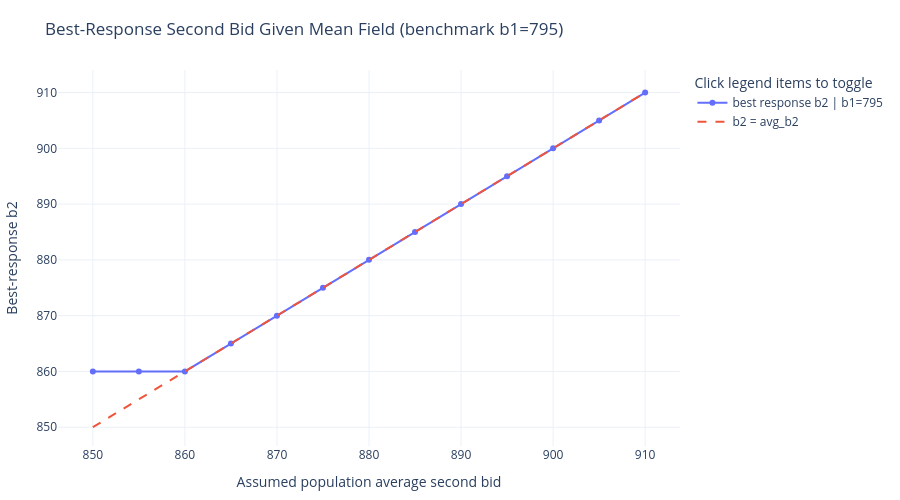

Here is the notebook cell this chart was saved with:
### Markdown cell above
## 3. Second bid as a best response to the mean field

Now treat the average second bid, $\overline{b_2}$, as fixed.

This is the core mean-field step:

$$
\text{Given population mean } \mu, \text{ what is my best response } b_2^*(\mu)?
$$

With 4,100 teams, your own bid has tiny impact on the average, so treating $\mu$ as exogenous is a good approximation.

### Code cell
def best_response_b2_given_mean(b1, avg_b2, b2_grid=None):
    if b2_grid is None:
        b2_grid = np.arange(b1 + STEP, FAIR_VALUE + STEP, STEP)
    rows = []
    for b2 in b2_grid:
        first, second, total = expected_pnl_components(b1, b2, avg_b2)
        rows.append({
            "b1": b1,
            "b2": b2,
            "avg_b2": avg_b2,
            "first_pnl": first,
            "second_pnl": second,
            "total_pnl": total,
            "penalty_factor": penalty_factor(b2, avg_b2),
            "beats_mean": b2 > avg_b2,
        })
    df = pd.DataFrame(rows)
    return df.sort_values("total_pnl", ascending=False), df


# Benchmark only: section 7 replaces this with a joint (b1,b2) mean-field model.
b1_base = int(best_first["b1"])
means_to_test = np.arange(850, 911, 5)
br_rows = []
for mu in means_to_test:
    ranked, _ = best_response_b2_given_mean(b1_base, mu)
    br_rows.append(ranked.iloc[0])

br_summary = pd.DataFrame(br_rows)[["avg_b2", "b2", "total_pnl", "second_pnl", "penalty_factor", "beats_mean"]]
br_final = br_summary.apply(
    lambda row: pd.Series(summarize_final_pnl(b1_base, row["b2"], row["avg_b2"], seed=1000 + int(row["avg_b2"]))),
    axis=1,
)
br_summary = pd.concat([br_summary, br_final], axis=1)
display(br_summary)

fig = go.Figure()
fig.add_trace(go.Scatter(
    x=br_summary["avg_b2"],
    y=br_summary["b2"],
    mode="lines+markers",
    name=f"best response b2 | b1={b1_base}",
    customdata=br_summary[["total_pnl", "final_pnl_mean", "final_pnl_5pct", "final_pnl_95pct", "second_pnl", "penalty_factor", "beats_mean"]],
    hovertemplate=(
        "avg_b2=%{x:.0f}<br>best b2=%{y:.0f}<br>"
        "total_pnl_per_counterparty=%{customdata[0]:.4f}<br>"
        "final_pnl_mean=%{customdata[1]:.2f}<br>"
        "final_pnl_5pct=%{customdata[2]:.2f}<br>final_pnl_95pct=%{customdata[3]:.2f}<br>"
        "second_pnl=%{customdata[4]:.4f}<br>"
        "penalty=%{customdata[5]:.4f}<br>beats_mean=%{customdata[6]}<extra></extra>"
    ),
))
fig.add_trace(go.Scatter(
    x=br_summary["avg_b2"],
    y=br_summary["avg_b2"],
    mode="lines",
    line=dict(dash="dash"),
    name="b2 = avg_b2",
    hovertemplate="avg_b2=%{x:.0f}<br>b2=%{y:.0f}<extra></extra>",
))
clean_fig(fig, f"Best-Response Second Bid Given Mean Field (benchmark b1={b1_base})", "Assumed population average second bid", "Best-response b2")
fig.show()

show_takeaway(
    "This graph still holds b1 fixed at the first-only optimum. If the best-response line sits above the diagonal, "
    "players are incentivized to outbid the mean; if it sits on/below the diagonal, penalty and margin trade off sharply."
)

### Figure 1 — Plotly figure (JSON) as saved in the notebook; plotly's stock layout.template omitted (floating-point values rounded to 4 significant figures)
{"data": [{"customdata": [[76.57, 38270.0, 36325, 40200.0, 15.29, 1, true], [76.57, 38270.0, 36419, 40195, 15.29, 1, true], [76.57, 38260.0, 36390.0, 40160.0, 15.29, 1, false], [76.37, 38150.0, 36260.0, 40055, 15.1, 1, false], [75.98, 38040.0, 36175, 39975, 14.71, 1, false], [75.39, 37700.0, 35735, 39610, 14.12, 1, false], [74.61, 37370.0, 35500.0, 39205, 13.33, 1, false], [73.63, 36830.0, 35000.0, 38770.0, 12.35, 1, false], [72.45, 36250.0, 34360.0, 38190.0, 11.18, 1, false], [71.08, 35580.0, 33650.0, 37550.0, 9.804, 1, false], [69.51, 34760.0, 32760.0, 36720.0, 8.235, 1, false], [67.75, 33860.0, 31830, 36020.0, 6.471, 1, false], [65.78, 32870.0, 30690, 34970.0, 4.51, 1, false]], "hovertemplate": "avg_b2=%{x:.0f}<br>best b2=%{y:.0f}<br>total_pnl_per_counterparty=%{customdata[0]:.4f}<br>final_pnl_mean=%{customdata[1]:.2f}<br>final_pnl_5pct=%{customdata[2]:.2f}<br>final_pnl_95pct=%{customdata[3]:.2f}<br>second_pnl=%{customdata[4]:.4f}<br>penalty=%{customdata[5]:.4f}<br>beats_mean=%{customdata[6]}<extra></extra>", "mode": "lines+markers", "name": "best response b2 | b1=795", "type": "scatter", "x": [850, 855, 860, 865, 870, 875, 880, 885, 890, 895, 900, 905, 910], "y": [860, 860, 860, 865, 870, 875, 880, 885, 890, 895, 900, 905, 910]}, {"hovertemplate": "avg_b2=%{x:.0f}<br>b2=%{y:.0f}<extra></extra>", "line": {"dash": "dash"}, "mode": "lines", "name": "b2 = avg_b2", "type": "scatter", "x": [850, 855, 860, 865, 870, 875, 880, 885, 890, 895, 900, 905, 910], "y": [850, 855, 860, 865, 870, 875, 880, 885, 890, 895, 900, 905, 910]}], "layout": {"height": 500, "hovermode": "x unified", "legend": {"title": {"text": "Click legend items to toggle"}}, "margin": {"b": 50, "l": 50, "r": 30, "t": 70}, "title": {"text": "Best-Response Second Bid Given Mean Field (benchmark b1=795)"}, "xaxis": {"title": {"text": "Assumed population average second bid"}}, "yaxis": {"title": {"text": "Best-response b2"}}}}
